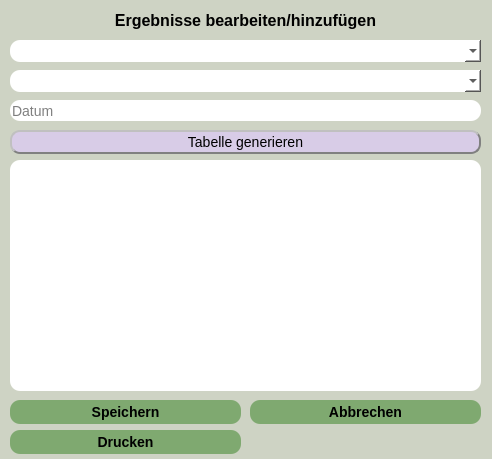
<?xml version="1.0" encoding="UTF-8"?>
<ui version="4.0">
 <class>edit_result_dialog</class>
 <widget class="QDialog" name="edit_result_dialog">
  <property name="geometry">
   <rect>
    <x>0</x>
    <y>0</y>
    <width>492</width>
    <height>459</height>
   </rect>
  </property>
  <property name="windowTitle">
   <string>Ergebnisse bearbeiten/hinzufügen</string>
  </property>
  <property name="styleSheet">
   <string notr="true">background-color: rgb(206, 211, 196);</string>
  </property>
  <widget class="QLabel" name="label">
   <property name="geometry">
    <rect>
     <x>0</x>
     <y>10</y>
     <width>491</width>
     <height>21</height>
    </rect>
   </property>
   <property name="font">
    <font>
     <pointsize>12</pointsize>
     <bold>true</bold>
    </font>
   </property>
   <property name="text">
    <string>Ergebnisse bearbeiten/hinzufügen</string>
   </property>
   <property name="alignment">
    <set>Qt::AlignmentFlag::AlignCenter</set>
   </property>
  </widget>
  <widget class="QComboBox" name="select_exam_box">
   <property name="geometry">
    <rect>
     <x>10</x>
     <y>40</y>
     <width>471</width>
     <height>22</height>
    </rect>
   </property>
   <property name="styleSheet">
    <string notr="true">background-color: rgb(255, 255, 255);
border-style: outset;
border-radius:  10px;
font: 14px;
color: rgb(0, 0, 0);
selection-color: rgb(255, 255, 255);
selection-background-color: rgb(151, 145, 174);</string>
   </property>
  </widget>
  <widget class="QComboBox" name="select_course_box">
   <property name="geometry">
    <rect>
     <x>10</x>
     <y>70</y>
     <width>471</width>
     <height>22</height>
    </rect>
   </property>
   <property name="styleSheet">
    <string notr="true">background-color: rgb(255, 255, 255);
border-style: outset;
border-radius:  10px;
font: 14px;
color: rgb(0, 0, 0);
selection-color: rgb(255, 255, 255);
selection-background-color: rgb(151, 145, 174);</string>
   </property>
  </widget>
  <widget class="QLineEdit" name="date_edit">
   <property name="geometry">
    <rect>
     <x>10</x>
     <y>100</y>
     <width>471</width>
     <height>21</height>
    </rect>
   </property>
   <property name="styleSheet">
    <string notr="true">background-color: rgb(255, 255, 255);
border-style: outset;
border-radius:  10px;
font: 14px;
color: rgb(0, 0, 0);</string>
   </property>
   <property name="placeholderText">
    <string>Datum</string>
   </property>
  </widget>
  <widget class="QPushButton" name="generate_table_button">
   <property name="geometry">
    <rect>
     <x>10</x>
     <y>130</y>
     <width>471</width>
     <height>24</height>
    </rect>
   </property>
   <property name="styleSheet">
    <string notr="true">background-color: rgb(216, 204, 231);
border-style: outset;
border-width: 2px;
border-radius:  10px;
border-color: black;
border-color: gray;
font: 14px;</string>
   </property>
   <property name="text">
    <string>Tabelle generieren</string>
   </property>
  </widget>
  <widget class="QTableWidget" name="results_table">
   <property name="geometry">
    <rect>
     <x>10</x>
     <y>160</y>
     <width>471</width>
     <height>231</height>
    </rect>
   </property>
   <property name="styleSheet">
    <string notr="true">background-color: rgb(255, 255, 255);
border-style: outset;
border-radius:  10px;
font: 14px;
</string>
   </property>
  </widget>
  <widget class="QPushButton" name="save_button">
   <property name="geometry">
    <rect>
     <x>10</x>
     <y>400</y>
     <width>231</width>
     <height>24</height>
    </rect>
   </property>
   <property name="styleSheet">
    <string notr="true">background-color: rgb(127, 169, 112);
border-style: outset;
porder-width: 2px;
border-radius:  10px;
border-color: white;
font: bold 14px;</string>
   </property>
   <property name="text">
    <string>Speichern</string>
   </property>
  </widget>
  <widget class="QPushButton" name="exit_button">
   <property name="geometry">
    <rect>
     <x>250</x>
     <y>400</y>
     <width>231</width>
     <height>24</height>
    </rect>
   </property>
   <property name="styleSheet">
    <string notr="true">background-color: rgb(127, 169, 112);
border-style: outset;
porder-width: 2px;
border-radius:  10px;
border-color: white;
font: bold 14px;</string>
   </property>
   <property name="text">
    <string>Abbrechen</string>
   </property>
  </widget>
  <widget class="QPushButton" name="print_button">
   <property name="geometry">
    <rect>
     <x>10</x>
     <y>430</y>
     <width>231</width>
     <height>24</height>
    </rect>
   </property>
   <property name="styleSheet">
    <string notr="true">background-color: rgb(127, 169, 112);
border-style: outset;
porder-width: 2px;
border-radius:  10px;
border-color: white;
font: bold 14px;</string>
   </property>
   <property name="text">
    <string>Drucken</string>
   </property>
  </widget>
 </widget>
 <resources/>
 <connections>
  <connection>
   <sender>exit_button</sender>
   <signal>clicked()</signal>
   <receiver>edit_result_dialog</receiver>
   <slot>close()</slot>
   <hints>
    <hint type="sourcelabel">
     <x>365</x>
     <y>411</y>
    </hint>
    <hint type="destinationlabel">
     <x>245</x>
     <y>215</y>
    </hint>
   </hints>
  </connection>
 </connections>
</ui>
